Frame 1 (no input): blank canvas, image omitted
Frame 60 (no input): blank canvas, image omitted
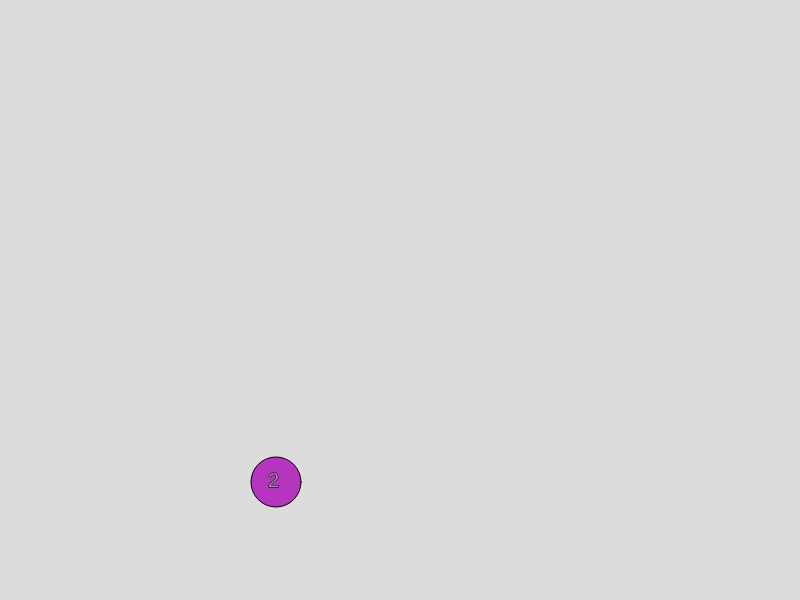
Frame 120 (the mouse pressed at the canvas centre since frame 60)

The p5.js sketch whose frames 1 and 60 were blank and that drew this single picture after the mouse press (run headless with seeded random() and noise() and a simulated clock; from frame 60 on, the mouse is pressed at the canvas centre):

// p5.js sketch
// ── sketch.js
// Notes: text in the bubbles is static, countdown timer updates


var elapsed = 0;
var x;
var y;
var xFactor;
var yFactor;
var rad = 25;
var index;
var xArray = [];
var yArray = [];
var timeAddedArray = [];
var explode = false;

function setup() {
  createCanvas(800, 600);
  background(220);
  stroke(0);
  
}

function draw() {
  if (frameCount % 60 == 0) {
    elapsed++;
    if (elapsed % 2 == 0 && elapsed <= 30) {
      newBubble();
    }

    if (elapsed >= 50 && elapsed < 60) { // Countdown timer
      fill(220);
      noStroke();
      square(width - 60, height - 60, 60);
      fill(20);
      textSize(30);
      text(60 - elapsed, width - 40, height - 25);
    }
  }

  if (elapsed >= 30 && elapsed < 59) {
    explode = false;
    shake();
  }

  if (elapsed >= 59) { // Explode bubbles
    explode = true;
    shake();
  }

}

function newBubble() {
  fill(random(255), random(255), random(255));
  stroke(0);
  x = int(random(width));
  y = int(random(height));
  xArray.push(x);
  yArray.push(y);
  timeAddedArray.push(elapsed);
  ellipse(x, y, rad * 2, rad * 2);
  fill(150);
  textSize(20);
  text(elapsed, x - 8, y + 5);

}

function shake() { // Make bubbles start randomly shaking
  if (explode == false) { // Only shake, don't explode
    xFactor = random(8);
    yFactor = random(8);
  } else { // Explode the bubbles!
    xFactor = random(30);
    yFactor = random(30);
  }
  
  for (let i = 0; i < xArray.length; i++) {
    fill(random(255), random(255), random(255));
    ellipse(xArray[i] + xFactor, yArray[i] + yFactor, rad * 2, rad * 2);
    fill(150);
    textSize(20);
    text(timeAddedArray[i], xArray[i] + xFactor - 8, yArray[i] + yFactor + 5);
  }
  if (elapsed == 60) {
    reset();
  }
}

function reset() {
  background(220);
  xArray = [];
  yArray = [];
  timeAddedArray = [];
  elapsed = 0;
}
